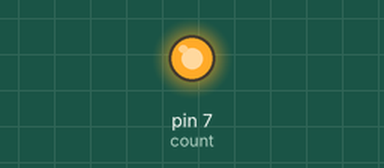
Recording of a sketch running on a simulated Arduino Uno, built with avr-gcc and run on an emulated ATmega328P. On the bench: output pins drawn as LEDs (lit = HIGH).

Above: at 0.1 s.
Timing chart, 0 to 1.6 s (numbered marks = the images above):
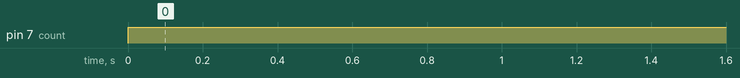

The sketch:

counter_leds.ino
```cpp
int count = 7;

void setup() {

  pinMode(count, OUTPUT);

}

void loop() {

  digitalWrite(count, HIGH);
  delay(2000);
  count++;

}
```

Measured:
- by itself, pin 7 (count): LOW → HIGH at 0.00 s
